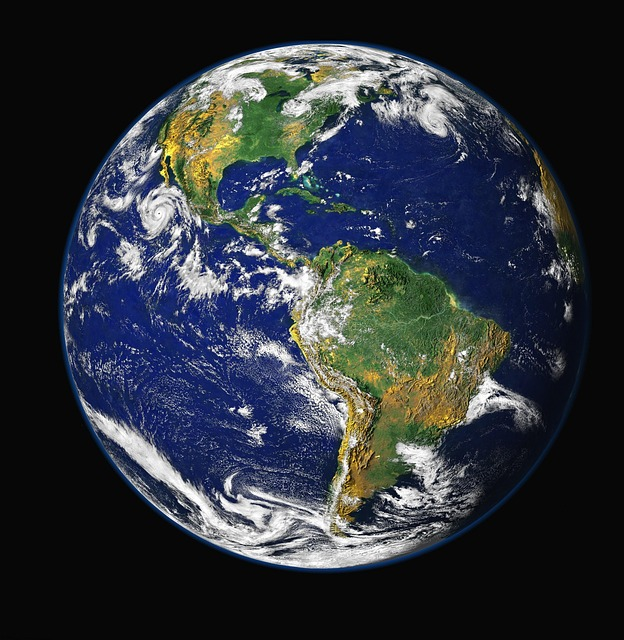
#> input picture earth.jpg, 624 x 640 px
$ python code.py
#> lines starting #> are read from the running program, lines starting #| are printed output that depends on the picture; after the words box and inside, x2 and y2 are one past the last pixel; in counts of white or black regions, pixels touching at a corner belong together
import cv2
import numpy as np
import matplotlib.pyplot as plt
import tkinter as tk
from tkinter import filedialog
from tkinter import messagebox
from PIL import Image, ImageTk

def open_image():
    filepath = filedialog.askopenfilename()
    if filepath:
        image = cv2.imread(filepath, cv2.IMREAD_GRAYSCALE)
        if image is None:
            messagebox.showerror("Error", "Unable to open image file!")
            return
        display_image(image, "Original Grayscale Image")
        return image
    return None

def display_image(image, title):
    plt.imshow(image, cmap='gray')
    plt.title(title)
    plt.axis('off')
    plt.show()

def split_into_bit_planes(image):
    bit_planes = [(image >> i) & 1 for i in range(8)]
    return bit_planes

def display_bit_planes(bit_planes):
    fig, axes = plt.subplots(1, 8, figsize=(20, 3))
    for i in range(8):
        axes[i].imshow(bit_planes[i], cmap='gray')
        axes[i].set_title(f'Bit Plane {i}')
        axes[i].axis('off')
    plt.show()

def reconstruct_from_bit_planes(bit_planes):
    reconstructed = sum(plane << i for i, plane in enumerate(bit_planes))
    return reconstructed

def memory_reduction_analysis(original_image, bit_planes):
    original_size = original_image.nbytes
    bit_planes_size = original_image.size//8
    reduction_percentage = (original_size - bit_planes_size) / original_size * 100
    print(f'Original Image Size: {original_size} bytes')
    print(f'Bit Planes Size: {bit_planes_size} bytes')
    print(f'Memory Reduction: {reduction_percentage:.2f}%')

def thresholding(image):
    _, thresholded = cv2.threshold(image, 127, 255, cv2.THRESH_BINARY)
    return thresholded

def edge_detection(image):
    edges = cv2.Canny(image, 100, 200)
    return edges

def compare_methods(image):
    thresholded = thresholding(image)
    edges = edge_detection(image)

    plt.figure(figsize=(10, 5))
    plt.subplot(1, 2, 1)
    plt.imshow(thresholded, cmap='gray')
    plt.title('Thresholding')

    plt.subplot(1, 2, 2)
    plt.imshow(edges, cmap='gray')
    plt.title('Edge Detection')
    plt.show()

def main():
    # Create a simple GUI for image selection
    root = tk.Tk()
    root.withdraw()  # Hide the root window

    messagebox.showinfo("Information", "Select a grayscale image file.")
    grayscale_image = open_image()
#> the answer given: earth.jpg
#> in open_image, `image = cv2.imread(filepath, cv2.IMREAD_GRAYSCALE)`:
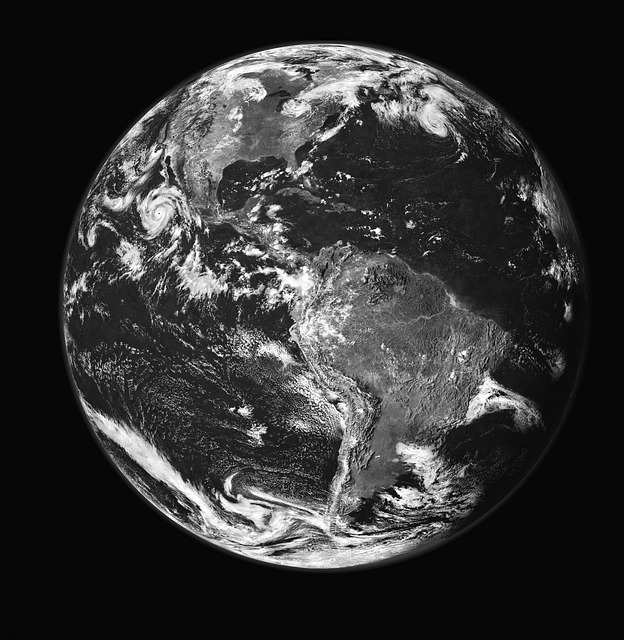
#> image: shape (640, 624); min 0, max 255, mean 51.4

    if grayscale_image is not None:
        # Split grayscale image into bit planes
        bit_planes = split_into_bit_planes(grayscale_image)
#> in split_into_bit_planes, `bit_planes = [(image >> i) & 1 for i in range(8)]`: bit_planes = 8 items
#> bit_planes = 8 items
        display_bit_planes(bit_planes)
#> in display_bit_planes, `plt.show()`:
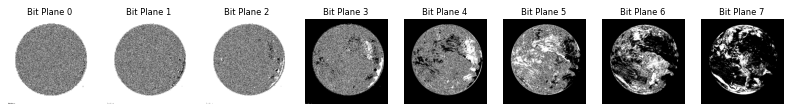
#> figure drawn by matplotlib, 8 panels

        # Reconstruct the grayscale image from bit planes
        reconstructed_image = reconstruct_from_bit_planes(bit_planes)
        display_image(reconstructed_image, "Reconstructed Grayscale Image")

        # Memory reduction analysis
        memory_reduction_analysis(grayscale_image, bit_planes)
#> in memory_reduction_analysis, `original_size = original_image.nbytes`: original_size = 399360
#> in memory_reduction_analysis, `reduction_percentage = (original_size - bit_planes_size) / original_si..`: reduction_percentage = 87.5
#| Original Image Size: 399360 bytes
#| Bit Planes Size: 49920 bytes
#| Memory Reduction: 87.50%

        # Compare bit plane technique with other methods
        compare_methods(grayscale_image)
#> in thresholding, `_, thresholded = cv2.threshold(image, 127, 255, cv2.THRESH_BINARY)`:
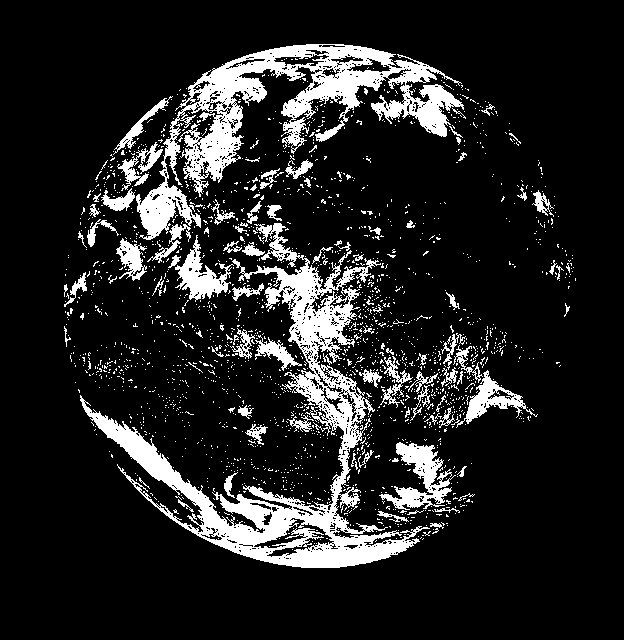
#> thresholded: shape (640, 624); 13.9% white; 1980 white regions (1888 under 20 px), largest, box (x1, y1, x2, y2) and area: (80, 223, 430, 568) 20324, (136, 44, 464, 240) 15819, (379, 442, 456, 510) 2053
#> in edge_detection, `edges = cv2.Canny(image, 100, 200)`:
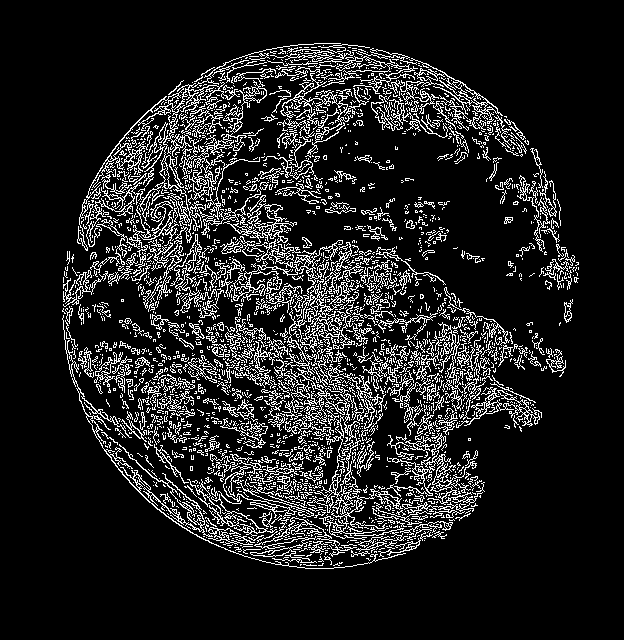
#> edges: shape (640, 624); 12.9% white in thin lines or dots, all inside (x1, y1, x2, y2) = (62, 43, 579, 569)

if __name__ == "__main__":
    main()
